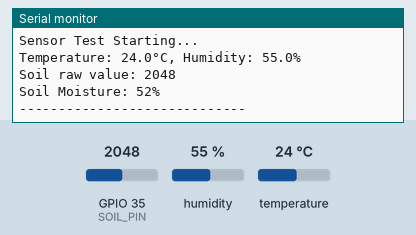
Bench run of a sketch on a simulated ESP32. Parts: the last lines printed to the serial monitor. The test bench sets the inputs (shaded band); at power-on: humidity 55 %, GPIO 35 (SOIL_PIN) = 2048, temperature 24 °C. WiFi joins after 1.5 s; servers stay silent unless stated.

Above: at 5.0 s.
5.1 s: humidity set to 22 %
8.9 s: GPIO 35 (SOIL_PIN) set to 2866
At 10.5 s:
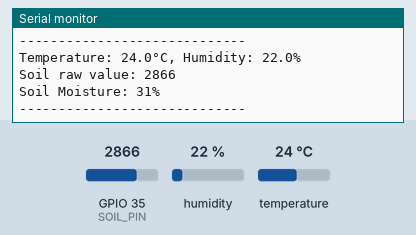
12.7 s: temperature set to 12 °C
16.5 s: GPIO 35 (SOIL_PIN) set to 3603
At 20.0 s:
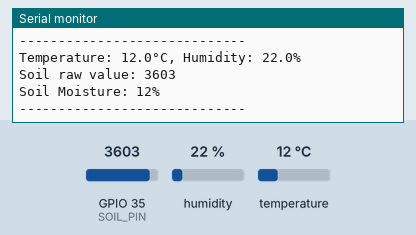
20.3 s: humidity set to 40 %
Timing chart, 0 to 23.3 s (numbered marks = the images above; inputs shaded):
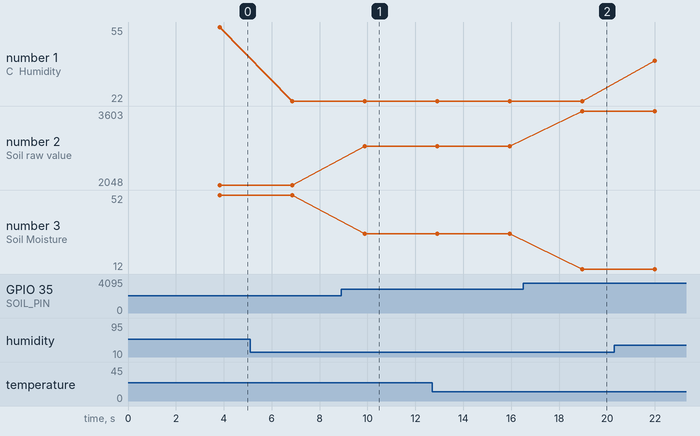

Measured:
- after the input at 8.9 s, the serial monitor: prints a new line after 0.98 s (image 1)
- after the input at 16.5 s, the serial monitor: prints a new line after 2.5 s (image 2)
- plotted number 1: 55 → 22 after the input at 5.1 s, 22 → 40 after the input at 20.3 s
- plotted number 2: 2048 → 2866 after the input at 8.9 s, 2866 → 3603 after the input at 16.5 s
- plotted number 3: 52 → 31 after the input at 8.9 s

The sketch:

BlynkPlantSystem.ino
```cpp
#define BLYNK_TEMPLATE_ID        "TMPL29BFQFJsu" // 🔁 Replace with your actual Blynk Template ID
#define BLYNK_TEMPLATE_NAME      "Smart Plant Care System"  // 🔁 Replace with your actual Blynk Template Name
#define BLYNK_AUTH_TOKEN         "WCEJh_9dybdb2CnCO8xrNUSAalk2u6s1"

#define BLYNK_PRINT Serial

#include <WiFi.h>
#include <WiFiClient.h>
#include <BlynkSimpleEsp32.h>
#include <DHT.h>

char ssid[] = "";  // 🔁 Replace with your WiFi name
char pass[] = "";  // 🔁 Replace with your WiFi password

#define DHTPIN     18
#define DHTTYPE    DHT11
#define SOIL_PIN   35

DHT dht(DHTPIN, DHTTYPE);

// Virtual pin for “Add Water” label (V0)
#define VPIN_ADD_WATER V0

void setup() {
  Serial.begin(115200);
  // Begin Blynk (blocks until connected)
  Blynk.begin(BLYNK_AUTH_TOKEN, ssid, pass);
  while (Blynk.connected() == false) {
    delay(100);
  }
  Serial.println("Connected to WiFi and Blynk");

  // Initialize DHT11
  dht.begin();
  delay(2000);
  Serial.println("Sensor Test Starting...");
}

void loop() {
  Blynk.run();

  // 1) Read DHT11
  float humidity    = dht.readHumidity();
  float temperature = dht.readTemperature();

  if (isnan(humidity) || isnan(temperature)) {
    Serial.println("DHT11 read error!");
    // Skip virtualWrite for V2/V3 if error
  } else {
    Serial.printf("Temperature: %.1f°C, Humidity: %.1f%%\n", temperature, humidity);
    Blynk.virtualWrite(V2, temperature);
    Blynk.virtualWrite(V3, humidity);
  }

  // 2) Read soil moisture
  int soilRaw = analogRead(SOIL_PIN);
  Serial.printf("Soil raw value: %d\n", soilRaw);

  // Map raw to percentage: dry = 4095 → 0%, wet = 200 → 100%
  int dry  = 4095;
  int wet  =  200;
  int soilPercent = map(soilRaw, dry, wet, 0, 100);
  soilPercent = constrain(soilPercent, 0, 100);

  Serial.printf("Soil Moisture: %d%%\n", soilPercent);
  Blynk.virtualWrite(V1, soilPercent);

  // 3) Check threshold and send “Add Water” notification on V0
  const int thresholdPercent = 30;
  static bool notified = false;

  if (soilPercent >= thresholdPercent) {
    // Soil is fine again → reset notification flag & clear label
    notified = false;
    Blynk.virtualWrite(VPIN_ADD_WATER, "WATER ZAI EL FOL");
  }

  if (soilPercent < thresholdPercent && !notified) {
    // First time below threshold → set label without logging event
    notified = true;
    Blynk.virtualWrite(VPIN_ADD_WATER, "🚨 Add Water to the Plant!");


  }
  Serial.println("-----------------------------");
  delay(3000);
}
```
